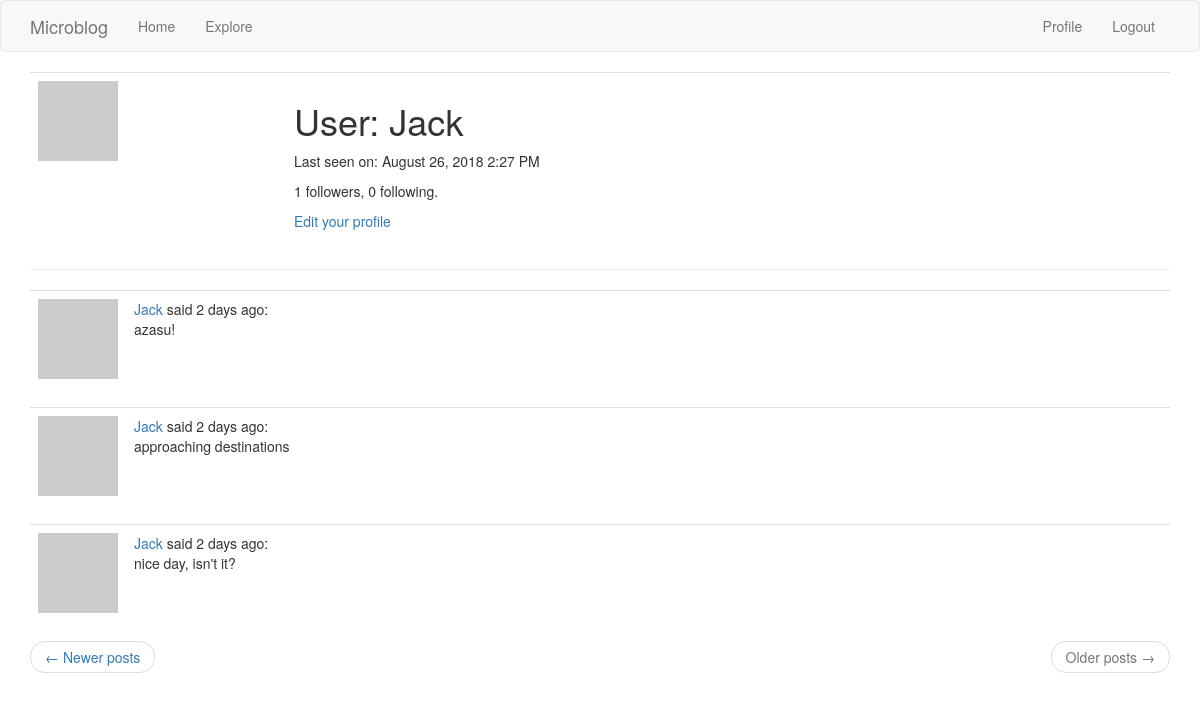
Page /user/Jack?page=2 (signed in) on the earlier database version.
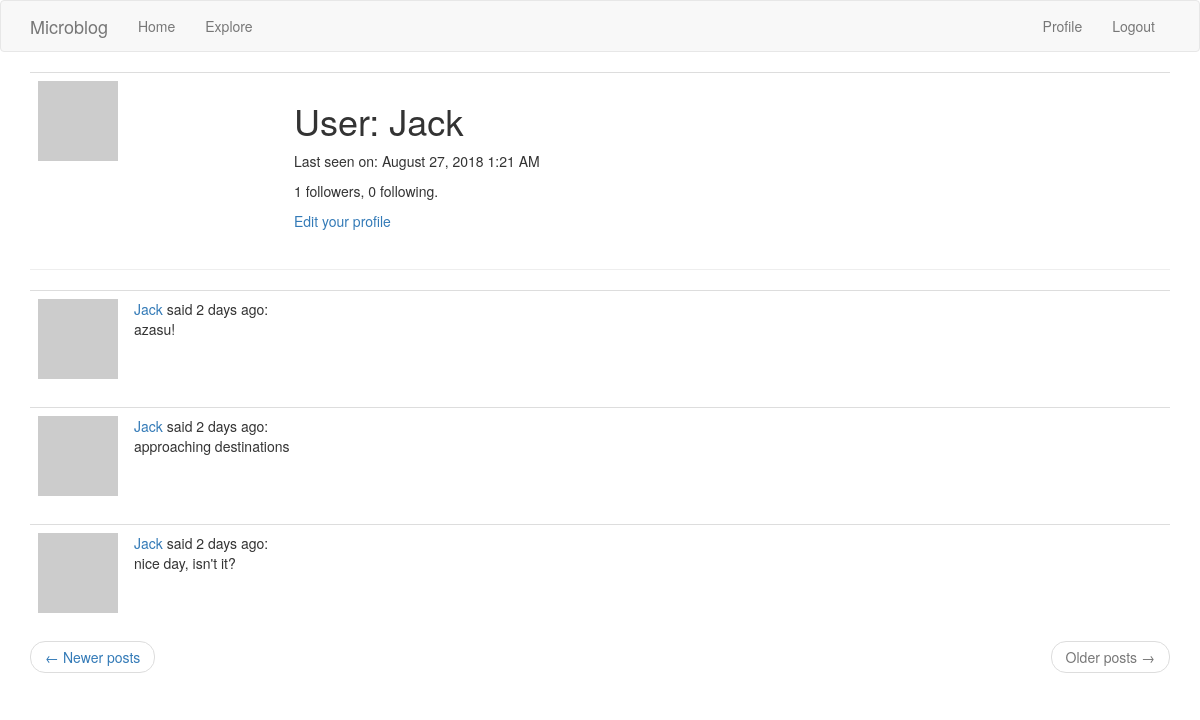
Same page on the later database version.
### app/models.py (models this page shows, shortened)
class User(UserMixin, db.Model):
    id = db.Column(db.Integer, primary_key=True)
    username = db.Column(db.String(64), index=True, unique=True)
    email = db.Column(db.String(120), index=True, unique=True)
    password_hash = db.Column(db.String(128))
    posts = db.relationship('Post', backref='author', lazy='dynamic')
    about_me = db.Column(db.String(140))
    last_seen = db.Column(db.DateTime, default=datetime.utcnow())
    followed = db.relationship(
        'User', secondary=followers,  # right side entity of the relationship; configuring the association table
        primaryjoin=(followers.c.follower_id == id),
        secondaryjoin=(followers.c.followed_id == id),
        backref=db.backref('followers', lazy='dynamic'), lazy='dynamic')
    def avatar(self, size):
        digest = md5(self.email.lower().encode('utf-8')).hexdigest()
        return 'https://www.gravatar.com/avatar/{}?d=identicon&s={}'.format(
            digest, size)

### app/main/routes.py (the view)
@bp.route('/user/<username>')
@login_required
def user(username):
    user = User.query.filter_by(username=username).first_or_404()
    page = request.args.get('page', 1, type=int)
    posts = user.posts.order_by(Post.timestamp.desc()).paginate(page, current_app.config['POST_PER_PAGE'], False)
    next_url = url_for('main.user', username=user.username, page=posts.next_num) if posts.has_next else None
    prev_url = url_for('main.user', username=user.username, page=posts.prev_num) if posts.has_prev else None
    return render_template('user.html', user=user, posts=posts.items, next_url=next_url, prev_url=prev_url)

### app/main/routes.py (called while the page is built)
@bp.before_request
def before_request():
    if current_user.is_authenticated:
        current_user.last_seen = datetime.utcnow()
        db.session.commit()

### app/models.py (called while the page is built)
@login.user_loader
def load_user(id):
    return User.query.get(int(id))

### app/templates/user.html (shortened to what this page needs)
{% extends "base.html" %}
{% block app_content %}
    <table class="table table-hover">
        <tr valign="top">
            <td width="256px"><img src="{{ user.avatar(256) }}"></td>
            <td>
                <h1>User: {{ user.username }}</h1>
                {% if user.last_seen %}<p>Last seen on: {{ moment(user.last_seen).format('LLL')}}</p>{% endif %}
                <p>{{ user.followers.count() }} followers, {{ user.followed.count() }} following.</p>
                {% if current_user == user %}
                <p><a href="{{ url_for('main.edit_profile') }}">Edit your profile</a></p>
                {% elif not current_user.is_following(user) %}
                <p><a href="{{ url_for('main.follow', username=user.username) }}">Follow</a></p>
                {% else %}
                <p><a href="{{ url_for('main.unfollow', username=user.username) }}">Unfollow</a></p>
                {% endif %}
            </td>
        </tr>
    </table>
    <hr>
    {% for post in posts %}
        {% include '_post.html' %}
    {% endfor %}
     <nav aria-label="...">
        <ul class="pager">
            <li class="previous{% if not prev_url %} disabled{% endif %}">
                <a href="{{ prev_url or '#' }}">
                    <span aria-hidden="true">&larr;</span> Newer posts
                </a>
            </li>
            <li class="next{% if not next_url %} disabled{% endif %}">
                <a href="{{ next_url or '#' }}">
                    Older posts <span aria-hidden="true">&rarr;</span>
                </a>
            </li>
        </ul>
    </nav>
{% endblock %}

Differences in the rows shown:
changed User "Jack": last_seen "August 26, 2018 2:27 PM" → "August 27, 2018 1:21 AM"
